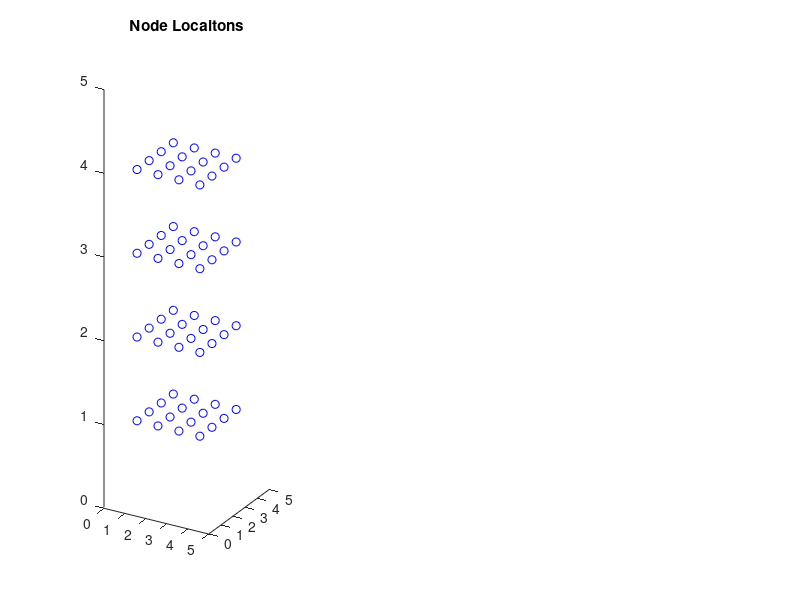

MATLAB code to generate this figure:
clc;clear;close all

x = zeros(16,1);
y = zeros(16,1);
z = zeros(16,1);

figure("Position", [50 50 1500 500]); hold on
xlabel("x")
ylabel("y")
zlabel("z")

m = 1; %vertex number
fprintf("Vertex Locations \n")
subplot(1,3,1); hold on;
view(30, 7)
axis([0 5 0 5 0 5])
title("Node Locaitons")
for i = 1:4
    for j = 1:4
        for k = 1:4
            fprintf("%i %1.1f %1.1f %1.1f \n", m, i, j, k)
            scatter3(i, j, k, "b")
            m = m + 1;
        end
    end
end

m = 1; %edge number
fprintf("\n Edge Connectivity\n")


m = 1; %element number
fprintf("\n Element Connectivity\n")
for i = 1:2
    for j = 1:2
        for k = 1:2

        end
    end
end
